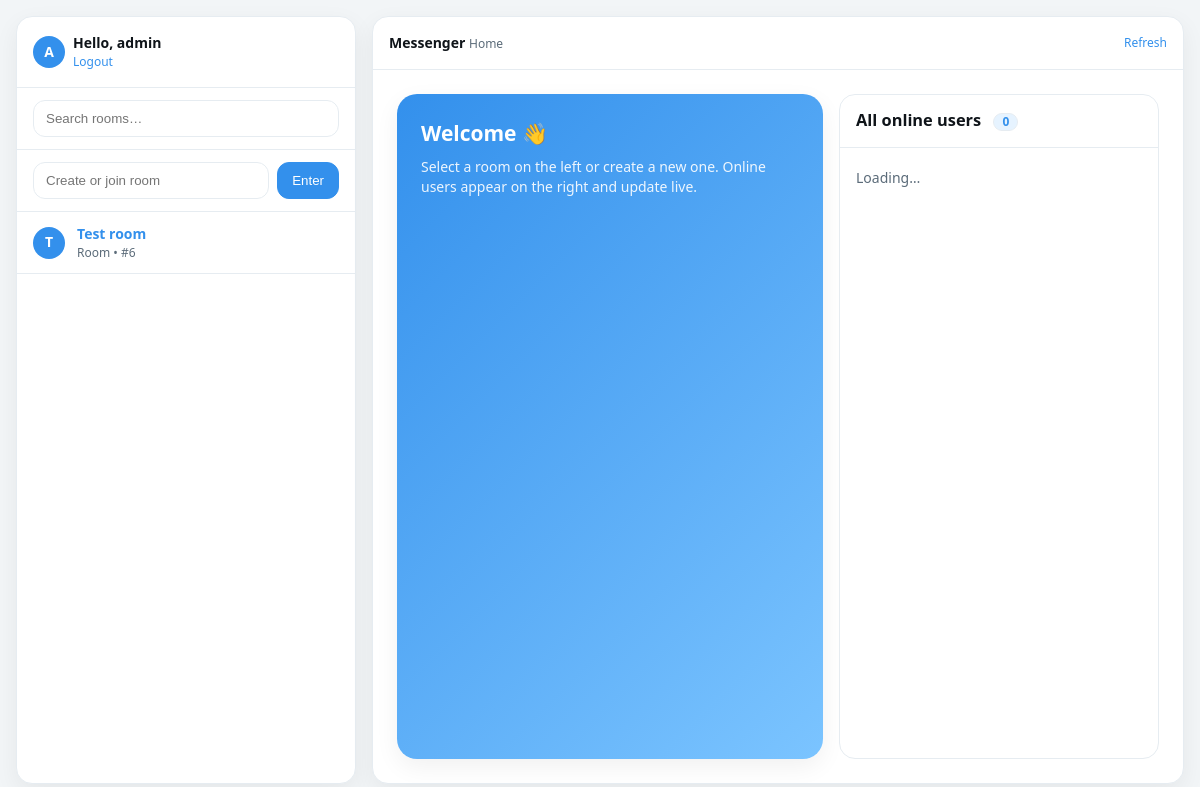
The page / (signed in) on the database its author committed.
### chat/models.py (models this page shows, shortened)
class User(AbstractUser):
    pass

class Room(models.Model):
    name = models.CharField(max_length=255, unique=True)
    current_users = models.ManyToManyField("User", related_name="current_rooms", blank=True, through="RoomMembership")

### chat/views.py (the view)
# urls.py: path("", views.index, name="index"),
def index(request):
    if request.method == "POST":
        name = request.POST.get("name", "").strip()
        if name:
            room, _ = Room.objects.get_or_create(name=name)
            return HttpResponseRedirect(reverse("room", args=[room.pk]))
    rooms = Room.objects.all().order_by("name")
    return render(request, "chat/index.html", {"rooms": rooms})

### chat/templates/chat/index.html (shortened to what this page needs)
<!doctype html>
<html lang="en">
<head>
</head>
<body>
  <div class="app">
    <aside class="sidebar">
      <div class="sb-head">
        {% if user.is_authenticated %}
          <div class="avatar">{{ user.username|slice:":1"|upper }}</div>
          <div>
            <div class="greet">Hello, {{ user.username }}</div>
            <div class="chip"><a href="{% url 'logout' %}">Logout</a></div>
          </div>
        {% else %}
          <div class="avatar">?</div>
          <div>
            <div class="greet"><a href="{% url 'login' %}">Login</a> · <a href="{% url 'signup' %}">Sign up</a></div>
            <div class="chip">Welcome</div>
          </div>
        {% endif %}
      </div>
      <div class="search">
        <input type="text" placeholder="Search rooms…" oninput="filterRooms(this.value)" />
      </div>
      <form class="room-form" method="post">{% csrf_token %}
        <input name="name" type="text" placeholder="Create or join room">
        <button class="btn" type="submit">Enter</button>
      </form>
      <ul class="rooms" id="room-list">
        {% for r in rooms %}
          <li>
            <a class="room-item" href="{% url 'room' r.pk %}">
              <div class="avatar" aria-hidden="true">{{ r.name|slice:":1"|upper }}</div>
              <div>
                <div class="rname">{{ r.name }}</div>
                <div class="chip">Room • #{{ r.pk }}</div>
              </div>
            </a>
          </li>
        {% empty %}
          <li><div class="room-item"><div class="chip">No rooms yet</div></div></li>
        {% endfor %}
      </ul>
    </aside>
    <main class="main">
      <div class="main-head">
        <div><strong>Messenger</strong> <span class="chip">Home</span></div>
        <div class="chip"><a href="{% url 'index' %}">Refresh</a></div>
      </div>
      <div class="main-body">
        <section class="hero">
          <h2>Welcome 👋</h2>
          <p>Select a room on the left or create a new one. Online users appear on the right and update live.</p>
        </section>
        <section class="panel">
          <h3>All online users <span class="badge" id="online-count">0</span></h3>
          <ul id="online-users"><li style="color:var(--muted); padding:12px 16px">Loading…</li></ul>
        </section>
      </div>
    </main>
  </div>
</body>
</html>

### chat/templates/chat/index.html (style rules this page uses)
:root { --bg: #f2f5f7; --panel: #ffffff; --text: #0f1419; --muted: #5b6b79; --border: #e6ecf1; --blue: #3390ec; --blue-weak:#e6f3ff; --success:#3cb179; --radius: 16px; --shadow: 0 8px 24px rgba(15,20,25,.06); }
* { box-sizing:border-box }
html,body { height:100% }
body { margin:0; background:var(--bg); color:var(--text); font: 14px/1.45 system-ui, -apple-system, Segoe UI, Roboto, Ubuntu, Cantarell, "Noto Sans", sans-serif; }
.badge { display:inline-block; min-width:1.5em; padding:2px 8px; margin-left:8px; font-size:12px; line-height:1; border-radius:999px; background:var(--blue-weak); color:var(--blue); border:1px solid var(--border); }
a { color:var(--blue); text-decoration:none }
.app { height:100vh; display:grid; grid-template-columns: 340px 1fr; gap:16px; padding:16px; }
.sidebar { background:var(--panel); border:1px solid var(--border); border-radius:var(--radius); box-shadow:var(--shadow); display:flex; flex-direction:column; overflow:hidden }
.main { background:var(--panel); border:1px solid var(--border); border-radius:var(--radius); box-shadow:var(--shadow); display:flex; flex-direction:column; overflow:hidden }
.sb-head { padding:16px; border-bottom:1px solid var(--border); display:flex; align-items:center; gap:8px }
.avatar { width:32px; height:32px; border-radius:50%; background:var(--blue); color:white; display:grid; place-items:center; font-weight:700 }
.sb-head .greet { font-weight:600 }
.search { padding:12px 16px; border-bottom:1px solid var(--border) }
.search input { width:100%; padding:10px 12px; border-radius:12px; border:1px solid var(--border); background:transparent; color:var(--text) }
.room-form { padding:12px 16px; border-bottom:1px solid var(--border); display:flex; gap:8px }
.room-form input { flex:1; padding:10px 12px; border-radius:12px; border:1px solid var(--border); background:transparent; color:var(--text) }
.btn { padding:10px 14px; border-radius:12px; border:1px solid var(--blue); background:var(--blue); color:#fff; cursor:pointer }
.rooms { list-style:none; margin:0; padding:0; overflow:auto }
.rooms li { border-bottom:1px solid var(--border) }
.room-item { display:flex; gap:12px; align-items:center; padding:12px 16px }
.room-item .rname { font-weight:600 }
.chip { font-size:12px; color:var(--muted) }
.main-head { padding:16px; border-bottom:1px solid var(--border); display:flex; align-items:center; justify-content:space-between }
.main-body { flex:1; overflow:auto; padding:24px; display:grid; grid-template-columns: 1fr 320px; gap:16px }
.hero { background:linear-gradient(135deg, var(--blue) 0%, #7bc4ff 100%); color:#fff; border-radius:20px; padding:24px; min-height:180px; box-shadow:var(--shadow) }
.hero h2 { margin:0 0 8px }
.hero p { margin:0; opacity:.9 }
.panel { background:var(--panel); border:1px solid var(--border); border-radius:16px; overflow:hidden }
.panel h3 { margin:0; padding:14px 16px; border-bottom:1px solid var(--border) }
.panel ul { list-style:none; margin:0; padding:8px 0; max-height:360px; overflow:auto }
.panel li { padding:10px 16px; display:flex; align-items:center; gap:10px }

### rows shown on the page
User: username "A", username "admin"
Room: name "T", name "Test room", pk "6"
